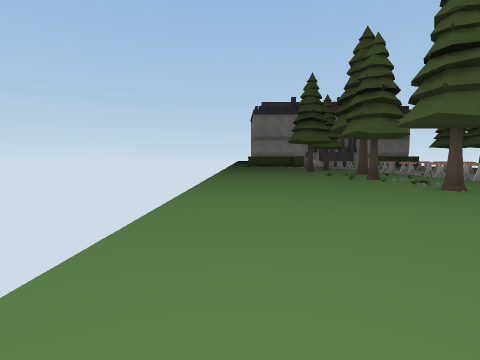
[1] (above)

23 first-person views from a walk through a 3-D level made in the Unity game engine. The camera is 1.4 m above the floor, tilts 4° down and sees 80° across. The floor is counted in squares, 2 m on a side. Each view is taken from the middle of a square. On the plan, view 1 faces up. The plan holds only what a view shows up to about 10 squares ahead; the rest is blank. The place goes on beyond the plan. The player is left out. Some animated figures are left out. Some surface patterns are stand-ins.

[2]
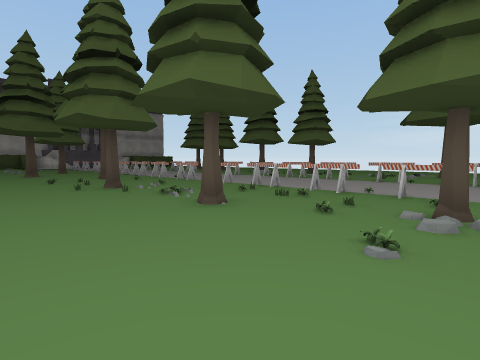

[3]
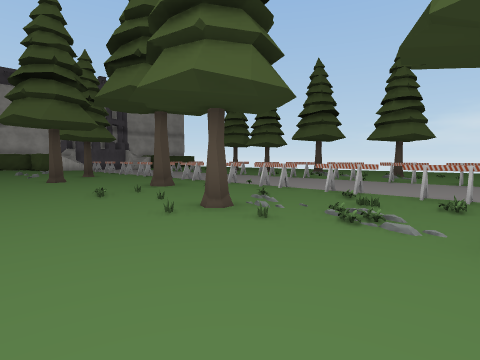

[4]
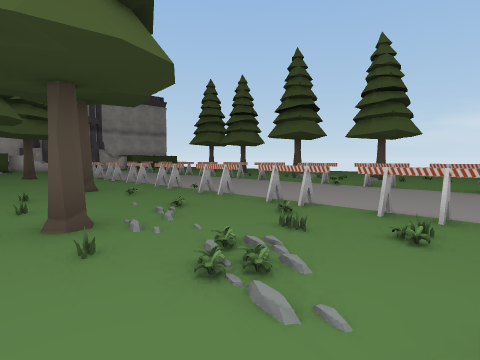

[5]
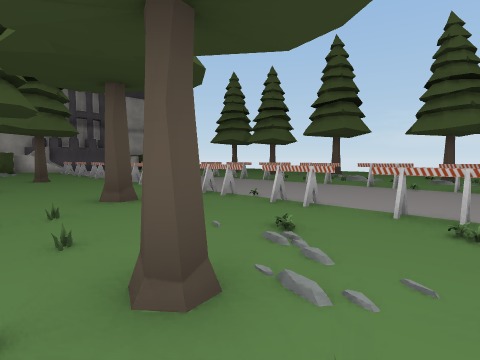

[6]
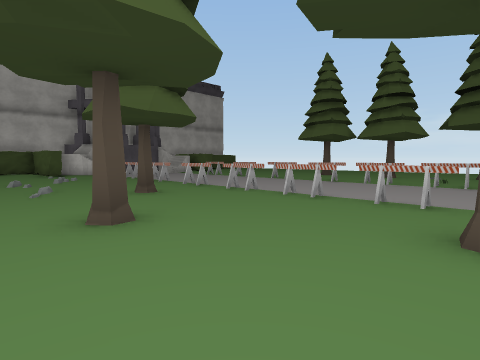

[7]
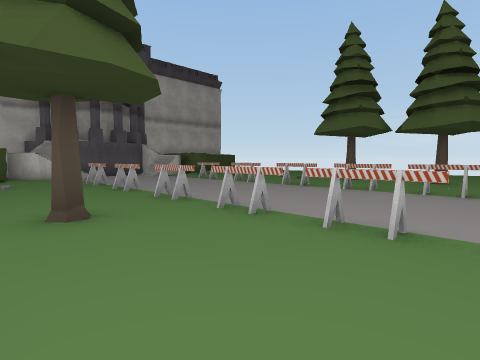

[8]
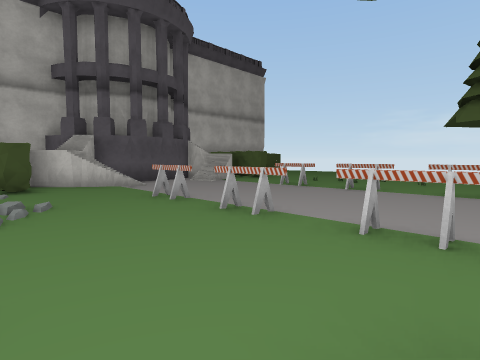

[9]
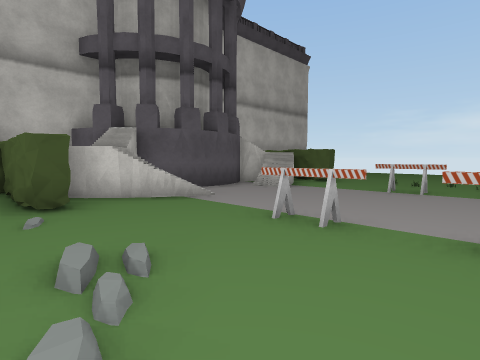

[10]
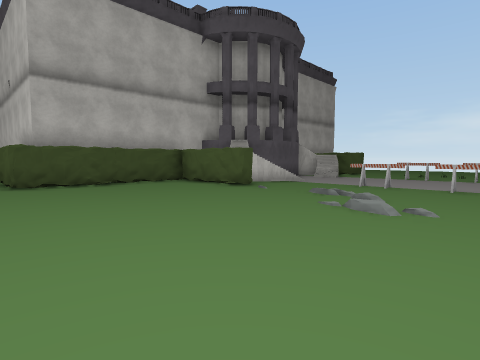

[11]
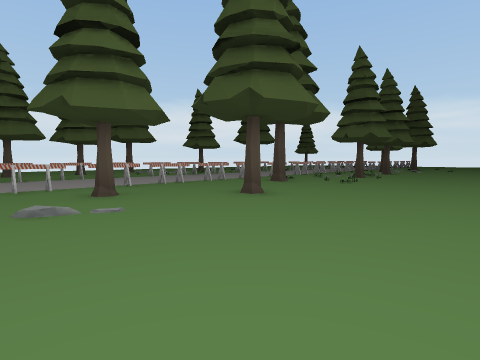

[12]
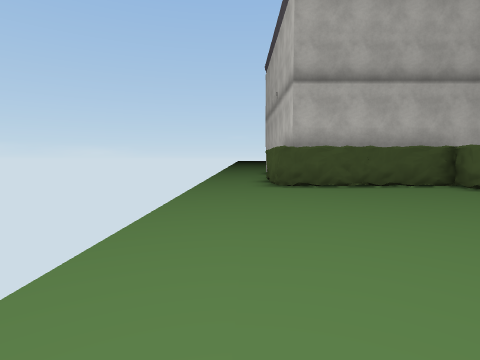

[13]
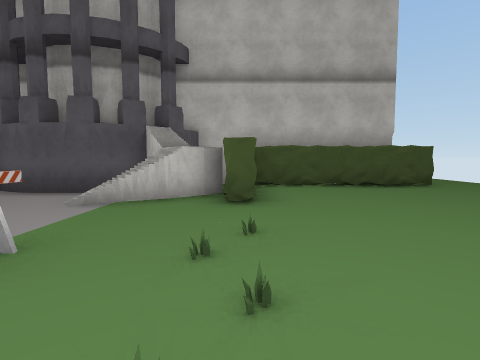

[14]
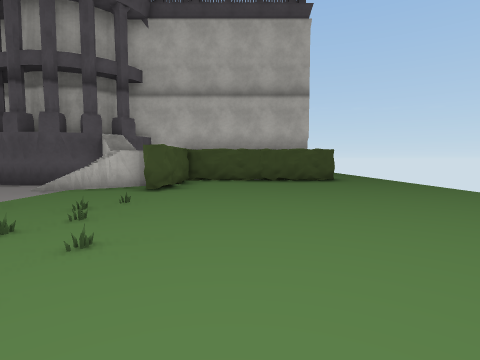

[15]
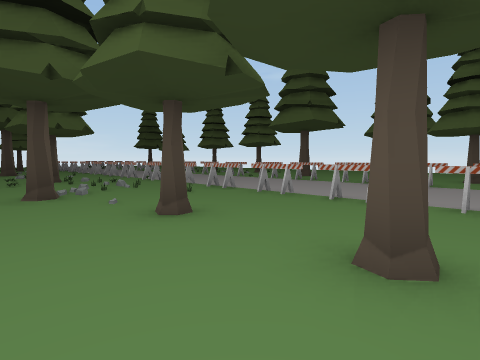

[16]
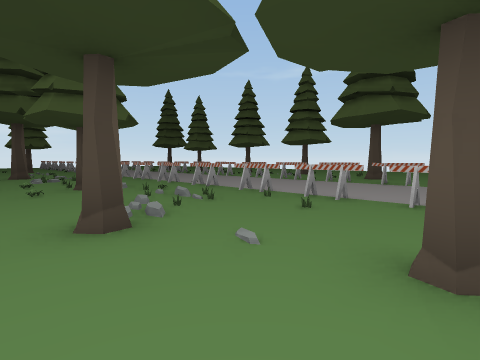

[17]
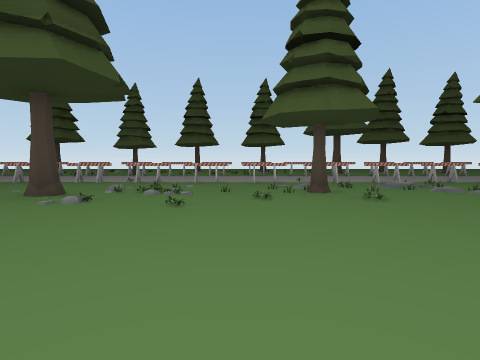

[18]
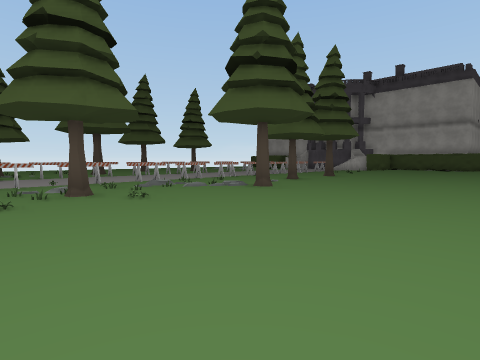

[19]
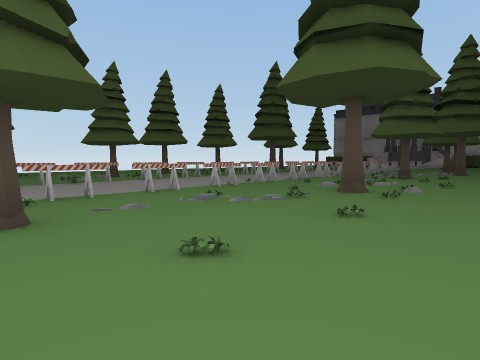

[20]
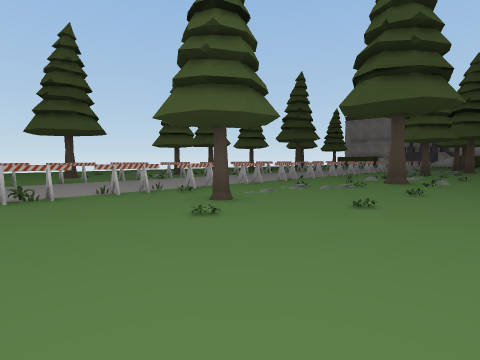

[21]
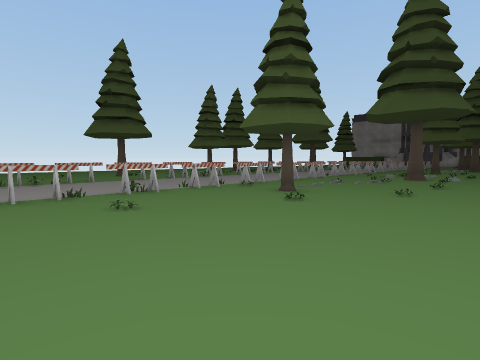

[22]
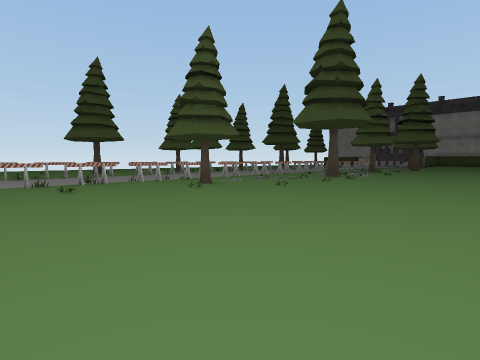

[23]
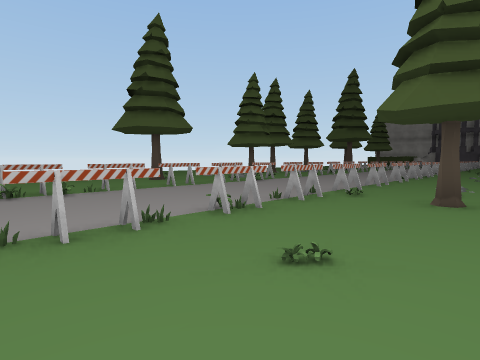

### Floor plan
Key: @ floor where view 1 was taken; # wall or solid block; x gap in a wall; . floor; T pine tree; R rock; P plant; O other object.
Columns run from 1 left of view 1 to 21 right of it. Each row starts with its distance up from view 1.
 32 ..      #    ###     ..
 31 ..# O#O####  ###O #O#..
 30 .......#######  .......
 29 ....... ##...# O.......
 28 .......O##...  O.......
 27 .......................
 26 ...............O......
 25 .......#.O...O.O......
 24 .....#.........O.....
 23  ........O...O..O...
 22  ........O...O.O...
 21  ....#...O...O..T.. ..
 20  ......T..............
 19  ........O...O........
 18  ........#...#..T.....
 17  ....T...O...O........
 16   ............O.......
 15   .......O...O...T....
 14   ...O.T.O...OOO.......
 13   ...OOOOO....O  ......
 12   ...OO..O...OOxO......
 11   ....TO.....O. TO.....
 10 .....OR .O...O.OO......
  9 ......POO.......OO.....
  8 .....PPOOO...O.OOOO...
  7 ......T.P.....OOO....
  6 .......OOO...O.ROO....
  5 ......OOOO...O.OTO....
  4 .....P.TOO...O..O.....
  3 ...............O .O...
  2 ....  R  OO..O.OOO....
  1 ...     .O...O........
  0  @      .O...OO..P....
 -1        T.O...O.T.......
 -2       .......O..O......
 -3      ....O...OP........
 -4      ....OO..O.P.......
 -5       ...OO..O.........
 -6            .. .........

Where each view was taken, in squares from view 1:
view 1: 0 up, 0 right, facing up
view 2: 3 up, 2 right, facing up-right
view 3: 7 up, 2 right, facing up-right
view 4: 7 up, 4 right, facing up-right
view 5: 9 up, 4 right, facing up-right
view 6: 14 up, 3 right, facing up-right
view 7: 16 up, 5 right, facing up-right
view 8: 20 up, 5 right, facing up-right
view 9: 23 up, 5 right, facing up-right
view 10: 22 up, 0 right, facing up-right
view 11: 22 up, 0 right, facing down-right
view 12: 23 up, 0 right, facing up
view 13: 23 up, 14 right, facing up
view 14: 21 up, 16 right, facing up
view 15: 21 up, 17 right, facing down-left
view 16: 18 up, 17 right, facing down-left
view 17: 9 up, 21 right, facing left
view 18: 9 up, 21 right, facing up-left
view 19: 1 down, 18 right, facing up-left
view 20: 4 down, 18 right, facing up-left
view 21: 6 down, 18 right, facing up-left
view 22: 6 down, 21 right, facing up-left
view 23: 6 down, 15 right, facing up-left
